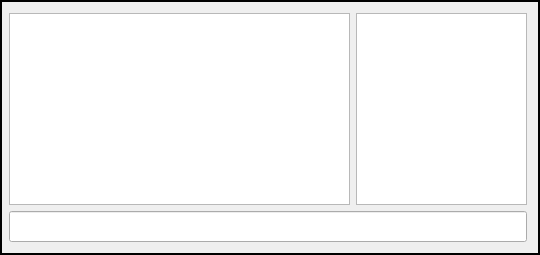
       <widget class="QFrame" name="chat_window">
        <property name="enabled">
         <bool>true</bool>
        </property>
        <property name="sizePolicy">
         <sizepolicy hsizetype="Preferred" vsizetype="Expanding">
          <horstretch>0</horstretch>
          <verstretch>0</verstretch>
         </sizepolicy>
        </property>
        <property name="font">
         <font>
          <family>JetBrains Mono</family>
          <pointsize>12</pointsize>
         </font>
        </property>
        <property name="frameShape">
         <enum>QFrame::WinPanel</enum>
        </property>
        <property name="frameShadow">
         <enum>QFrame::Plain</enum>
        </property>
        <layout class="QGridLayout" name="gridLayout_3" columnstretch="2,1">
         <property name="leftMargin">
          <number>7</number>
         </property>
         <item row="0" column="0">
          <widget class="QTextEdit" name="chatlog">
           <property name="enabled">
            <bool>true</bool>
           </property>
           <property name="sizePolicy">
            <sizepolicy hsizetype="Expanding" vsizetype="Expanding">
             <horstretch>0</horstretch>
             <verstretch>0</verstretch>
            </sizepolicy>
           </property>
           <property name="font">
            <font>
             <family>JetBrains Mono</family>
             <pointsize>12</pointsize>
            </font>
           </property>
           <property name="focusPolicy">
            <enum>Qt::NoFocus</enum>
           </property>
           <property name="styleSheet">
            <string notr="true"/>
           </property>
           <property name="readOnly">
            <bool>true</bool>
           </property>
          </widget>
         </item>
         <item row="0" column="1">
          <widget class="QTextEdit" name="users_list">
           <property name="sizePolicy">
            <sizepolicy hsizetype="Preferred" vsizetype="Expanding">
             <horstretch>0</horstretch>
             <verstretch>0</verstretch>
            </sizepolicy>
           </property>
           <property name="font">
            <font>
             <family>JetBrains Mono</family>
             <pointsize>12</pointsize>
            </font>
           </property>
           <property name="focusPolicy">
            <enum>Qt::NoFocus</enum>
           </property>
           <property name="readOnly">
            <bool>true</bool>
           </property>
          </widget>
         </item>
         <item row="2" column="0" colspan="2">
          <widget class="QLineEdit" name="chat_entry">
           <property name="font">
            <font>
             <family>JetBrains Mono</family>
             <pointsize>12</pointsize>
            </font>
           </property>
           <property name="focusPolicy">
            <enum>Qt::ClickFocus</enum>
           </property>
          </widget>
         </item>
        </layout>
       </widget>
